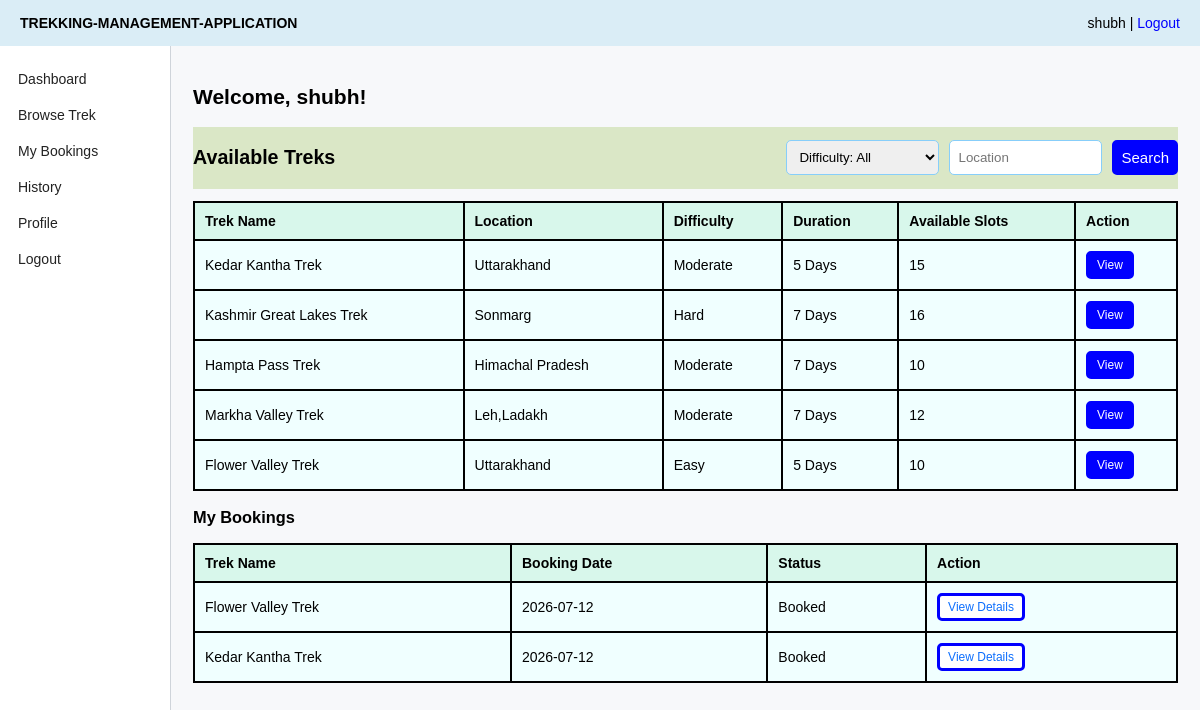
Page /user (signed in) on the committed database.
### application/models.py (models this page shows)
class Trek(db.Model):
    __tablename__ = "treks"
    id = db.Column(db.Integer, primary_key = True)
    name = db.Column(db.String(100), nullable = False)
    location = db.Column(db.String(100), nullable = False)
    difficulty = db.Column(db.String(50), nullable = False)
    duration = db.Column(db.Integer, nullable = False)
    available_slots = db.Column(db.Integer, nullable = False)
    assigned_staff_id = db.Column(db.Integer, db.ForeignKey("users.id"))
    status = db.Column(db.String(30), default="open")
    start_date = db.Column(db.String(20))
    end_date = db.Column(db.String(20))
    description = db.Column(db.Text)
    image = db.Column(db.String(200))
    bookings = db.relationship('Booking', backref = 'Trek', lazy = True)

class Booking(db.Model):
    __name__ = "bookings"
    id = db.Column(db.Integer, primary_key = True)
    user_id = db.Column(db.Integer, db.ForeignKey("users.id"), nullable = False)
    trek_id = db.Column(db.Integer, db.ForeignKey("treks.id"), nullable=False)
    booking_date = db.Column(db.String(20), nullable = False)
    status = db.Column(db.String(50), default = "Booked")
    payment_status = db.Column(db.String(30), default = "Paid")

### application/controllers.py (the view)
@app.route("/user")
def user_dashboard():
    if session.get("role") != "user":
        return redirect("/login")
    difficulty = request.args.get("difficulty", "")
    location = request.args.get("location","")
    trek_query = Trek.query.filter_by(status="Open")
    if difficulty:
        trek_query = trek_query.filter_by(difficulty=difficulty)
    if location:
        trek_query = trek_query.filter(Trek.location.like("%" + location +  "%"))
    treks=trek_query.all()
    bookings=Booking.query.filter_by(user_id=session.get("user_id")).order_by(Booking.id.desc()).all()
    booking_rows = []
    for booking in bookings:
        trek = Trek.query.get(booking.trek_id)
        booking_rows.append({
            "id": booking.id,
            "trek_name": trek.name,
            "booking_date": booking.booking_date,
            "status": booking.status,
        })
    return render_template("user_dashboard.html", treks=treks, bookings=booking_rows, difficulty=difficulty, location=location)

### templates/user_dashboard.html (shortened to what this page needs)
{% extends "base.html" %}
{% block content %}
<h2>Welcome, {{ session.get('name') }}!</h2>
<div class="title-row">
    <h3>Available Treks</h3>
    <form method="get" style="display:flex; gap: 10px;">
        <select name="difficulty">
            <option value="">Difficulty: All</option>
        </select>
        <input name="location" value="{{ location }}" placeholder="Location">
        <button>Search</button>
    </form>
</div>
<table>
    <tr><th>Trek Name</th><th>Location</th><th>Difficulty</th><th>Duration</th><th>Available Slots</th><th>Action</th></tr>
    {% for t in treks %}
    <tr>
        <td>{{ t.name }}</td><td>{{ t.location }}</td><td>{{ t.difficulty }}</td><td>{{ t.duration }} Days</td><td>{{ t.available_slots }}</td>
        <td><a class="btn btn-small" href="{{ url_for('trek_detail', trek_id=t.id) }}">View</a></td>
    </tr>
    {% endfor %}
</table>
<h3>My Bookings</h3>
<table>
    <tr><th>Trek Name</th><th>Booking Date</th><th>Status</th><th>Action</th></tr>
    {% for b in bookings[:4] %}
    <tr><td>{{ b.trek_name }}</td><td>{{ b.booking_date }}</td><td>{{ b.status }}</td>
    <td><a class="btn btn-small btn-light" href="{{ url_for('my_bookings') }}">View Details</a></td></tr>
    {% endfor %}
</table>
{% endblock %}

### static/style.css (style rules this page uses)
a { color: blue; text-decoration:solid; }
button, .btn { display:inline-block; border: solid blue; background: blue; color: white; border-radius: 5px; cursor: pointer; font-size: 15px; }
input, select, textarea { width: 100%; padding: 8px; border: 1px solid lightskyblue; border-radius: 5px; box-sizing: border-box; }
table { width: 100%; border-collapse: collapse; background: azure; }
th, td { border: 2px solid; padding: 10px; text-align: left; }
th { background-color:rgb(216, 247, 235) ; }
.title-row { display: flex; justify-content: space-between; align-items: center; margin-bottom: 12px; background: rgb(218, 231, 198);font-size: larger; }
.btn-small { padding: 4px 8px; font-size: 12px; }
.btn-light { background: white; color: #0d6efd; }
body { font-family: Arial, sans-serif; background: #f7f8fa; margin: 0; font-size: 14px; }

### rows in the picture
Trek: name "Kedar Kantha Trek", location "Uttarakhand", difficulty "Moderate", duration "5", available_slots "15", trek_name "Kedar Kantha Trek"
Trek: name "Kashmir Great Lakes Trek", location "Sonmarg", difficulty "Hard", duration "7", available_slots "16"
Trek: name "Hampta Pass Trek", location "Himachal Pradesh", difficulty "Moderate", duration "7", available_slots "10"
Trek: name "Markha Valley Trek", location "Leh,Ladakh", difficulty "Moderate", duration "7", available_slots "12"
Trek: name "Flower Valley Trek", location "Uttarakhand", difficulty "Easy", duration "5", available_slots "10", trek_name "Flower Valley Trek"
Booking: booking_date "2026-07-12", status "Booked"
Booking: booking_date "2026-07-12", status "Booked"

### other values in the picture
{{ session.get('name') }} "shubh"
